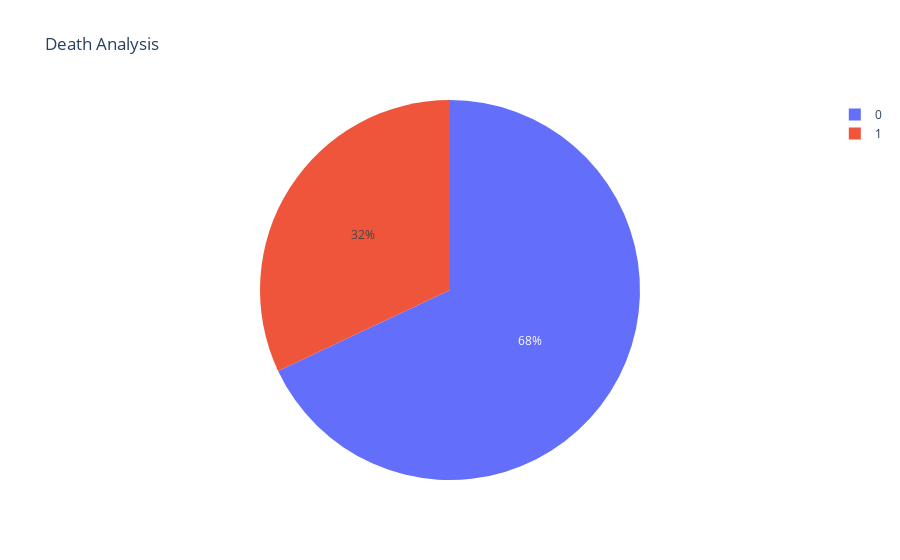

The cell this chart's notebook holds for it:
### Code cell
fig=px.pie(heart_data,values='diabetes',names='DEATH_EVENT',title='Death Analysis')
fig.show()

### Figure 1 — Plotly figure (JSON) as saved in the notebook; plotly's stock layout.template omitted (floating-point values rounded to 4 significant figures; data arrays with more than 128 entries replaced by an {"elided": "..."} marker saying what was removed)
{"data": [{"domain": {"x": [0, 1], "y": [0, 1]}, "hovertemplate": "DEATH_EVENT=%{label}<br>diabetes=%{value}<extra></extra>", "labels": {"elided": "299 int values"}, "legendgroup": "", "name": "", "showlegend": true, "type": "pie", "values": {"elided": "299 int values"}}], "layout": {"legend": {"tracegroupgap": 0}, "title": {"text": "Death Analysis"}}}
